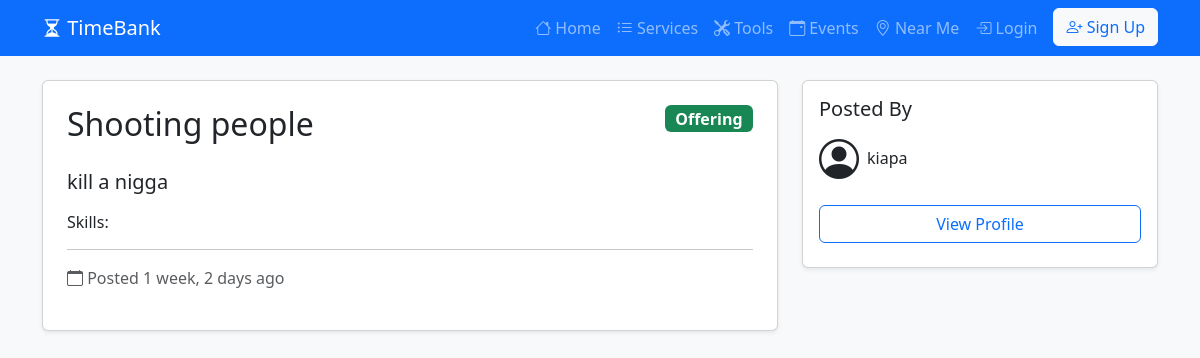
The page /listings/3/ on the database as committed earlier.
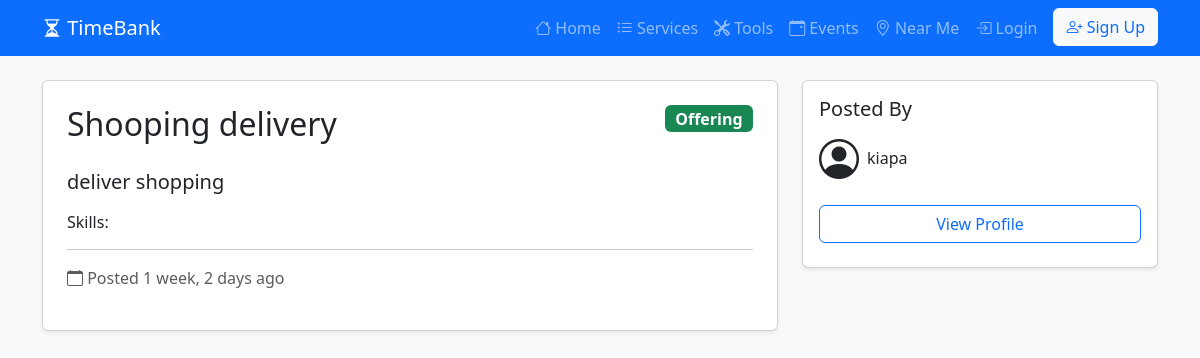
The same page on the database as committed later.
### myapp/models.py (models this page shows, shortened)
class ServiceListing(models.Model):
    TYPE_CHOICES = [
        ('OFFER', 'Offering Help'),
        ('REQUEST', 'Requesting Help'),
    ]
    user = models.ForeignKey(User, on_delete=models.CASCADE)
    title = models.CharField(max_length=200)
    description = models.TextField()
    listing_type = models.CharField(max_length=10, choices=TYPE_CHOICES)
    skills = models.ManyToManyField(Skill, related_name='listings')
    created_at = models.DateTimeField(auto_now_add=True)
    is_active = models.BooleanField(default=True)

### myapp/views.py (the view)
# urls.py: path('listings/<int:pk>/', views.listing_detail, name='listing_detail'),
def listing_detail(request, pk):
    listing = get_object_or_404(ServiceListing, pk=pk)
    context = {'listing': listing}
    return render(request, 'listings/detail.html', context)

### myapp/templates/listings/detail.html (shortened to what this page needs)
{% extends 'base.html' %}
{% block content %}
<div class="row">
    <div class="col-md-8">
        <div class="card shadow-sm">
            <div class="card-body p-4">
                <div class="d-flex justify-content-between align-items-start mb-3">
                    <h2>{{ listing.title }}</h2>
                    {% if listing.listing_type == 'OFFER' %}
                    <span class="badge bg-success fs-6">Offering</span>
                    {% else %}
                    <span class="badge bg-warning text-dark fs-6">Requesting</span>
                    {% endif %}
                </div>
                <p class="lead">{{ listing.description }}</p>
                <div class="mb-3">
                    <h6>Skills:</h6>
                </div>
                <hr>
                <div class="text-muted">
                    <p><i class="bi bi-calendar"></i> Posted {{ listing.created_at|timesince }} ago</p>
                </div>
            </div>
        </div>
    </div>
    <div class="col-md-4">
        <div class="card shadow-sm">
            <div class="card-body">
                <h5>Posted By</h5>
                <div class="d-flex align-items-center mb-3">
                    {% if listing.user.profile.profile_picture %}
                    <img src="{{ listing.user.profile.profile_picture.url }}" class="rounded-circle me-2" width="50" height="50">
                    {% else %}
                    <i class="bi bi-person-circle fs-1 me-2"></i>
                    {% endif %}
                    <div>
                        <h6 class="mb-0">{{ listing.user.get_full_name|default:listing.user.username }}</h6>
                    </div>
                </div>
                <a href="{% url 'view_profile' listing.user.username %}" class="btn btn-outline-primary w-100 mb-2">
                    View Profile
                </a>
            </div>
        </div>
    </div>
</div>
{% endblock %}

Rows that differ between the two databases and show on the page:
changed ServiceListing "kiapa": title "Shooting people" → "Shooping delivery"; description "kill a nigga" → "deliver shopping"
